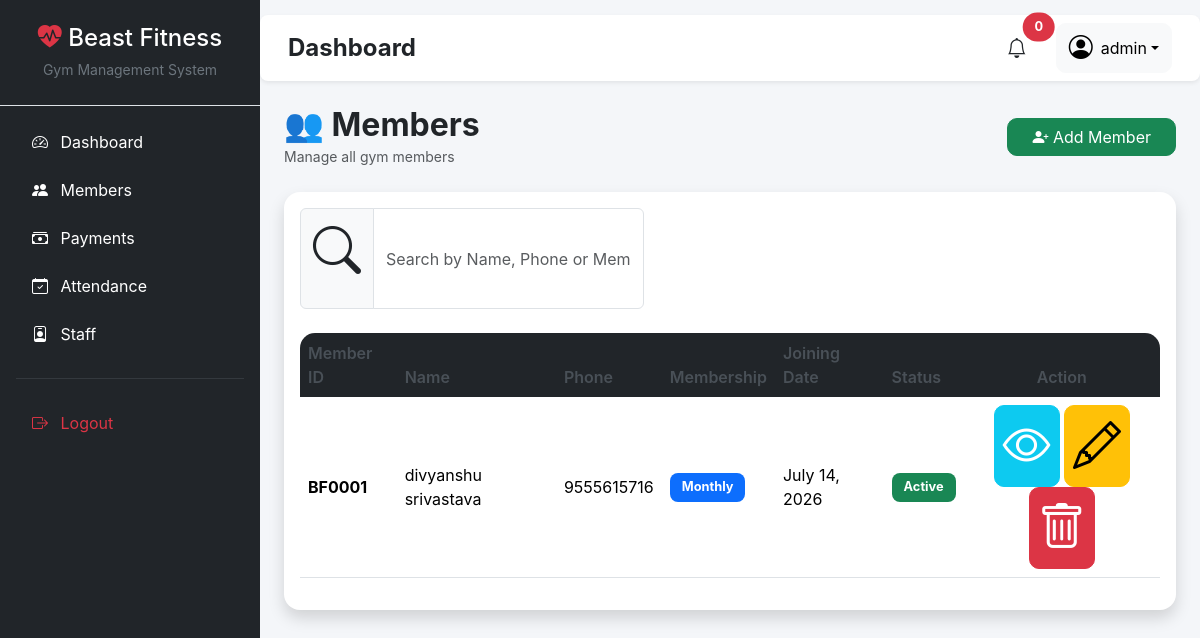
The page /members/ (signed in) on the database as committed earlier.
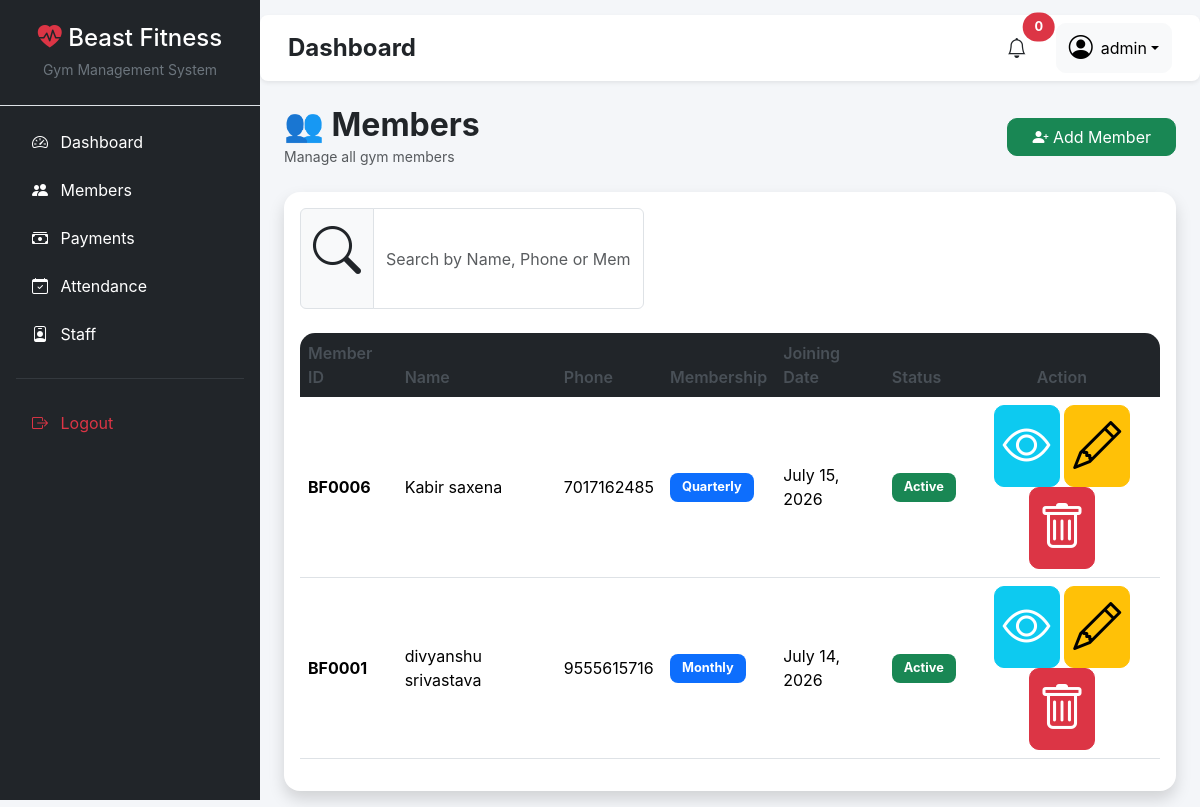
The same page on the database as committed later.
### members/models.py (models this page shows, shortened)
class Member(models.Model):
    GENDER_CHOICES = [
        ("Male", "Male"),
        ("Female", "Female"),
    ]
    MEMBERSHIP_CHOICES = [
        ("Monthly", "Monthly"),
        ("Quarterly", "Quarterly"),
        ("Half-Yearly", "Half-Yearly"),
        ("Yearly", "Yearly"),
    ]
    member_id = models.CharField(
        max_length=10,
        unique=True,
        blank=True
    )
    full_name = models.CharField(max_length=100)
    phone = models.CharField(max_length=15)
    gender = models.CharField(
        max_length=10,
        choices=GENDER_CHOICES
    )
    age = models.PositiveIntegerField()
    address = models.TextField()
    membership = models.CharField(
        max_length=20,
        choices=MEMBERSHIP_CHOICES
    )
    joining_date = models.DateField(
        auto_now_add=True
    )
    next_due_date = models.DateField(
        null=True,
        blank=True
    )
    fee_status = models.CharField(
        max_length=10,
        default="Paid"
    )

### members/views.py (the view)
# urls.py: path("", views.member_list, name="members"),
@login_required
def member_list(request):
    if request.method == "POST":
        form = MemberForm(request.POST)
        if form.is_valid():
            form.save()
            return redirect("members")
    else:
        form = MemberForm()
    members = Member.objects.all().order_by("-id")
    return render(
        request,
        "members/list.html",
        {
            "members": members,
            "form": form,
        },
    )

### members/forms.py
class MemberForm(forms.ModelForm):
    class Meta:
        model = Member
        fields = [
            "full_name",
            "phone",
            "gender",
            "age",
            "address",
            "membership",
        ]
        widgets = {
            "full_name": forms.TextInput(attrs={
                "class": "form-control",
                "placeholder": "Enter Full Name"
            }),
            "phone": forms.TextInput(attrs={
                "class": "form-control",
                "placeholder": "Enter Contact Number"
            }),
            "gender": forms.Select(attrs={
                "class": "form-select"
            }),
            "age": forms.NumberInput(attrs={
                "class": "form-control"
            }),
            "address": forms.Textarea(attrs={
                "class": "form-control",
                "rows": 3
            }),
            "membership": forms.Select(attrs={
                "class": "form-select"
            }),
        }

### templates/members/list.html (shortened to what this page needs)
{% extends 'base.html' %}
{% block content %}
<div class="container-fluid">
    <div class="d-flex justify-content-between align-items-center mb-4">
        <div>
            <h2 class="fw-bold mb-0">
                👥 Members
            </h2>
            <small class="text-muted">
                Manage all gym members
            </small>
        </div>
        <button class="btn btn-success px-4"
                data-bs-toggle="modal"
                data-bs-target="#addMemberModal">
            <i class="bi bi-person-plus-fill"></i>
            Add Member
        </button>
    </div>
    <div class="card shadow border-0 rounded-4">
        <div class="card-body">
            <div class="row mb-4">
                <div class="col-md-5">
                    <div class="input-group">
                        <span class="input-group-text">
                            <i class="bi bi-search"></i>
                        </span>
                        <input
    type="text"
    id="searchInput"
    class="form-control"
    placeholder="Search by Name, Phone or Member ID">
                    </div>
                </div>
            </div>
            <div class="table-responsive">
                <table class="table table-hover align-middle">
                    <thead class="table-dark">
                    <tr>
                        <th>Member ID</th>
                        <th>Name</th>
                        <th>Phone</th>
                        <th>Membership</th>
                        <th>Joining Date</th>
                        <th>Status</th>
                        <th class="text-center">Action</th>
                    </tr>
                    </thead>
                    <tbody>
                    {% for member in members %}
                    <tr>
                        <td>
                            <span class="fw-bold">
                                {{ member.member_id }}
                            </span>
                        </td>
                        <td>{{ member.full_name }}</td>
                        <td>{{ member.phone }}</td>
                        <td>
                            <span class="badge bg-primary">
                                {{ member.membership }}
                            </span>
                        </td>
                        <td>
                            {{ member.joining_date }}
                        </td>
                        <td>
                            <span class="badge bg-success">
                                Active
                            </span>
                        </td>
                        <td class="text-center">
                           <a href="{% url 'view_member' member.id %}"
   class="btn btn-sm btn-info text-white">
    <i class="bi bi-eye"></i>
</a>
                            <a href="{% url 'edit_member' member.id %}" class="btn btn-sm btn-warning">
    <i class="bi bi-pencil"></i>
</a>
                            <a href="{% url 'delete_member' member.id %}"
   class="btn btn-sm btn-danger"
   onclick="return confirm('Are you sure you want to delete this member?')">
    <i class="bi bi-trash"></i>
</a>
                        </td>
                    </tr>
                    {% empty %}
                    <tr>
                        <td colspan="7" class="text-center py-4">
                            No Members Found
                        </td>
                    </tr>
                    {% endfor %}
                    </tbody>
                </table>
            </div>
        </div>
    </div>
</div>
{% endblock %}

Rows that differ between the two databases and show on the page:
added Member: member_id "BF0006", full_name "Kabir saxena", phone "7017162485", membership "Quarterly", joining_date "July 15, 2026"
